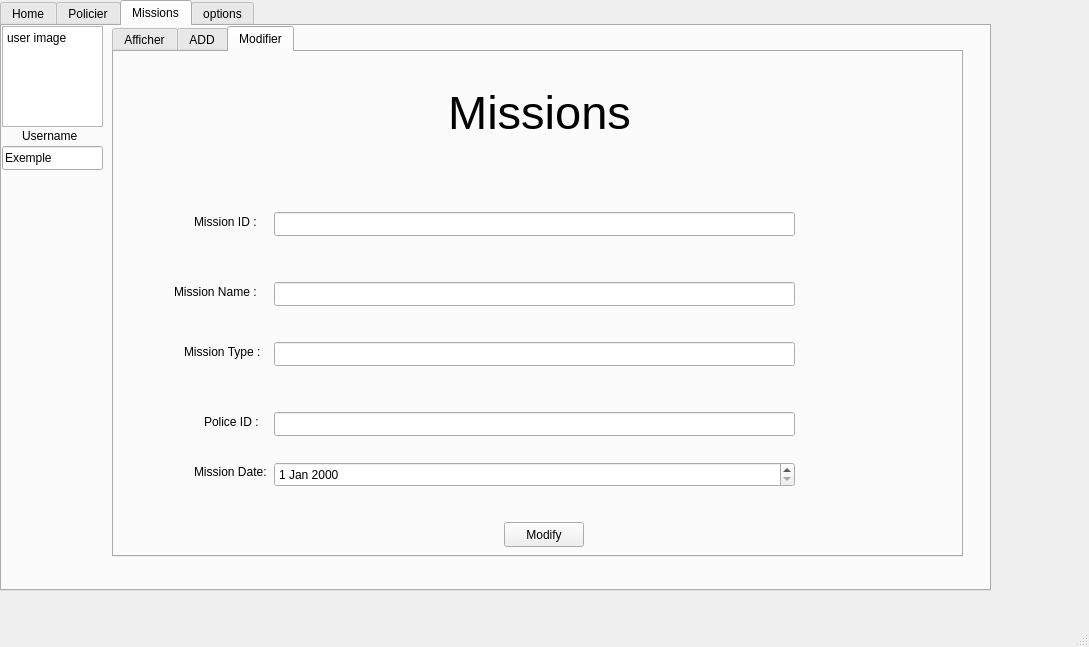
<?xml version="1.0" encoding="UTF-8"?>
<ui version="4.0">
 <class>MainWindow</class>
 <widget class="QMainWindow" name="MainWindow">
  <property name="geometry">
   <rect>
    <x>0</x>
    <y>0</y>
    <width>1089</width>
    <height>647</height>
   </rect>
  </property>
  <property name="windowTitle">
   <string>MainWindow</string>
  </property>
  <widget class="QWidget" name="centralwidget">
   <widget class="QTabWidget" name="tabWidget">
    <property name="geometry">
     <rect>
      <x>0</x>
      <y>0</y>
      <width>991</width>
      <height>591</height>
     </rect>
    </property>
    <property name="currentIndex">
     <number>2</number>
    </property>
    <widget class="QWidget" name="tab">
     <attribute name="title">
      <string>Home</string>
     </attribute>
     <widget class="QPushButton" name="pushButton_5">
      <property name="geometry">
       <rect>
        <x>370</x>
        <y>180</y>
        <width>191</width>
        <height>51</height>
       </rect>
      </property>
      <property name="styleSheet">
       <string notr="true">font: 20pt &quot;MS Shell Dlg 2&quot;;</string>
      </property>
      <property name="text">
       <string>Data Base</string>
      </property>
     </widget>
     <widget class="QPushButton" name="pushButton_6">
      <property name="geometry">
       <rect>
        <x>370</x>
        <y>120</y>
        <width>191</width>
        <height>51</height>
       </rect>
      </property>
      <property name="styleSheet">
       <string notr="true">font: 20pt &quot;MS Shell Dlg 2&quot;;</string>
      </property>
      <property name="text">
       <string>Options</string>
      </property>
     </widget>
     <widget class="QPushButton" name="pushButton_7">
      <property name="geometry">
       <rect>
        <x>370</x>
        <y>240</y>
        <width>191</width>
        <height>51</height>
       </rect>
      </property>
      <property name="styleSheet">
       <string notr="true">font: 20pt &quot;MS Shell Dlg 2&quot;;
background-color: rgb(255, 0, 0);</string>
      </property>
      <property name="text">
       <string>Quit</string>
      </property>
     </widget>
    </widget>
    <widget class="QWidget" name="tab_2">
     <attribute name="title">
      <string>Policier</string>
     </attribute>
     <widget class="QPlainTextEdit" name="plainTextEdit">
      <property name="geometry">
       <rect>
        <x>0</x>
        <y>0</y>
        <width>101</width>
        <height>101</height>
       </rect>
      </property>
      <property name="plainText">
       <string>user image</string>
      </property>
     </widget>
     <widget class="QLineEdit" name="lineEdit">
      <property name="geometry">
       <rect>
        <x>0</x>
        <y>120</y>
        <width>101</width>
        <height>24</height>
       </rect>
      </property>
      <property name="text">
       <string>Exemple</string>
      </property>
     </widget>
     <widget class="QLabel" name="label">
      <property name="geometry">
       <rect>
        <x>20</x>
        <y>100</y>
        <width>61</width>
        <height>20</height>
       </rect>
      </property>
      <property name="text">
       <string>Username</string>
      </property>
     </widget>
     <widget class="QTabWidget" name="tabWidget_2">
      <property name="geometry">
       <rect>
        <x>110</x>
        <y>0</y>
        <width>851</width>
        <height>531</height>
       </rect>
      </property>
      <property name="whatsThis">
       <string>&lt;html&gt;&lt;head/&gt;&lt;body&gt;&lt;p&gt;ADD&lt;/p&gt;&lt;/body&gt;&lt;/html&gt;</string>
      </property>
      <property name="currentIndex">
       <number>2</number>
      </property>
      <widget class="QWidget" name="tab_14">
       <attribute name="title">
        <string>Afficher</string>
       </attribute>
       <widget class="QLabel" name="label_3">
        <property name="geometry">
         <rect>
          <x>350</x>
          <y>-20</y>
          <width>211</width>
          <height>101</height>
         </rect>
        </property>
        <property name="font">
         <font>
          <pointsize>35</pointsize>
         </font>
        </property>
        <property name="lineWidth">
         <number>5</number>
        </property>
        <property name="text">
         <string>Police</string>
        </property>
        <property name="textFormat">
         <enum>Qt::PlainText</enum>
        </property>
        <property name="alignment">
         <set>Qt::AlignCenter</set>
        </property>
       </widget>
       <widget class="QPushButton" name="pb_policetaketoadd">
        <property name="geometry">
         <rect>
          <x>620</x>
          <y>10</y>
          <width>80</width>
          <height>25</height>
         </rect>
        </property>
        <property name="text">
         <string>ADD</string>
        </property>
       </widget>
       <widget class="QTableView" name="tableViewpolice">
        <property name="geometry">
         <rect>
          <x>10</x>
          <y>150</y>
          <width>461</width>
          <height>331</height>
         </rect>
        </property>
       </widget>
       <widget class="QPushButton" name="pb_policesupprimer">
        <property name="geometry">
         <rect>
          <x>760</x>
          <y>240</y>
          <width>80</width>
          <height>25</height>
         </rect>
        </property>
        <property name="text">
         <string>Supprimer</string>
        </property>
       </widget>
       <widget class="QPushButton" name="pb_policetaketomodifier">
        <property name="geometry">
         <rect>
          <x>760</x>
          <y>380</y>
          <width>80</width>
          <height>25</height>
         </rect>
        </property>
        <property name="text">
         <string>Modifier</string>
        </property>
       </widget>
       <widget class="QWidget" name="layoutWidget">
        <property name="geometry">
         <rect>
          <x>480</x>
          <y>150</y>
          <width>61</width>
          <height>331</height>
         </rect>
        </property>
        <layout class="QVBoxLayout" name="verticalLayout_5">
         <item>
          <widget class="QLabel" name="label_18">
           <property name="text">
            <string>Nom :</string>
           </property>
          </widget>
         </item>
         <item>
          <widget class="QLabel" name="label_14">
           <property name="text">
            <string>Prenom :</string>
           </property>
          </widget>
         </item>
         <item>
          <widget class="QLabel" name="label_15">
           <property name="text">
            <string>Rank :</string>
           </property>
          </widget>
         </item>
         <item>
          <widget class="QLabel" name="label_16">
           <property name="text">
            <string>Police ID :</string>
           </property>
          </widget>
         </item>
         <item>
          <widget class="QLabel" name="label_17">
           <property name="text">
            <string>Chef ID :</string>
           </property>
          </widget>
         </item>
        </layout>
       </widget>
       <widget class="QWidget" name="layoutWidget">
        <property name="geometry">
         <rect>
          <x>480</x>
          <y>160</y>
          <width>271</width>
          <height>361</height>
         </rect>
        </property>
        <layout class="QVBoxLayout" name="verticalLayout_4">
         <item>
          <widget class="QLineEdit" name="le_nompoliceafficher">
           <property name="text">
            <string/>
           </property>
          </widget>
         </item>
         <item>
          <widget class="QLineEdit" name="le_prenompoliceafficher">
           <property name="text">
            <string/>
           </property>
          </widget>
         </item>
         <item>
          <widget class="QLineEdit" name="le_gradeafficher">
           <property name="text">
            <string/>
           </property>
          </widget>
         </item>
         <item>
          <widget class="QLineEdit" name="le_policeidafficher">
           <property name="text">
            <string/>
           </property>
          </widget>
         </item>
         <item>
          <widget class="QLineEdit" name="le_chefidafficher">
           <property name="text">
            <string/>
           </property>
          </widget>
         </item>
        </layout>
       </widget>
       <widget class="QLineEdit" name="le_searchplice">
        <property name="geometry">
         <rect>
          <x>10</x>
          <y>100</y>
          <width>461</width>
          <height>24</height>
         </rect>
        </property>
       </widget>
       <widget class="QWidget" name="layoutWidget">
        <property name="geometry">
         <rect>
          <x>480</x>
          <y>100</y>
          <width>351</width>
          <height>24</height>
         </rect>
        </property>
        <layout class="QHBoxLayout" name="horizontalLayout">
         <item>
          <widget class="QRadioButton" name="rb_searchpoliceparid">
           <property name="text">
            <string>PAR ID</string>
           </property>
          </widget>
         </item>
         <item>
          <widget class="QRadioButton" name="rb_searchpoliceparnom">
           <property name="text">
            <string>PAR NOM</string>
           </property>
          </widget>
         </item>
         <item>
          <widget class="QRadioButton" name="rb_searchpoliceparprenom">
           <property name="text">
            <string>PAR PRENOM</string>
           </property>
          </widget>
         </item>
        </layout>
       </widget>
      </widget>
      <widget class="QWidget" name="tab_12">
       <attribute name="title">
        <string>ADD</string>
       </attribute>
       <widget class="QLineEdit" name="le_grade">
        <property name="geometry">
         <rect>
          <x>170</x>
          <y>160</y>
          <width>551</width>
          <height>24</height>
         </rect>
        </property>
        <property name="text">
         <string/>
        </property>
       </widget>
       <widget class="QLineEdit" name="le_policeid">
        <property name="geometry">
         <rect>
          <x>170</x>
          <y>200</y>
          <width>551</width>
          <height>24</height>
         </rect>
        </property>
        <property name="text">
         <string/>
        </property>
       </widget>
       <widget class="QLineEdit" name="le_prenompolice">
        <property name="geometry">
         <rect>
          <x>170</x>
          <y>240</y>
          <width>551</width>
          <height>24</height>
         </rect>
        </property>
        <property name="text">
         <string/>
        </property>
       </widget>
       <widget class="QLineEdit" name="le_nompolice">
        <property name="geometry">
         <rect>
          <x>170</x>
          <y>280</y>
          <width>551</width>
          <height>24</height>
         </rect>
        </property>
        <property name="text">
         <string/>
        </property>
       </widget>
       <widget class="QLineEdit" name="le_chefid">
        <property name="geometry">
         <rect>
          <x>170</x>
          <y>320</y>
          <width>551</width>
          <height>24</height>
         </rect>
        </property>
        <property name="text">
         <string/>
        </property>
       </widget>
       <widget class="QLabel" name="label_5">
        <property name="geometry">
         <rect>
          <x>320</x>
          <y>10</y>
          <width>211</width>
          <height>101</height>
         </rect>
        </property>
        <property name="font">
         <font>
          <pointsize>35</pointsize>
         </font>
        </property>
        <property name="lineWidth">
         <number>5</number>
        </property>
        <property name="text">
         <string>Police</string>
        </property>
        <property name="textFormat">
         <enum>Qt::PlainText</enum>
        </property>
        <property name="alignment">
         <set>Qt::AlignCenter</set>
        </property>
       </widget>
       <widget class="QPushButton" name="pb_addpolice">
        <property name="geometry">
         <rect>
          <x>390</x>
          <y>460</y>
          <width>80</width>
          <height>25</height>
         </rect>
        </property>
        <property name="text">
         <string>ADD</string>
        </property>
       </widget>
       <widget class="QLabel" name="label_6">
        <property name="geometry">
         <rect>
          <x>110</x>
          <y>160</y>
          <width>41</width>
          <height>16</height>
         </rect>
        </property>
        <property name="text">
         <string>Rank :</string>
        </property>
       </widget>
       <widget class="QLabel" name="label_7">
        <property name="geometry">
         <rect>
          <x>110</x>
          <y>200</y>
          <width>61</width>
          <height>16</height>
         </rect>
        </property>
        <property name="text">
         <string>Police ID :</string>
        </property>
       </widget>
       <widget class="QLabel" name="label_11">
        <property name="geometry">
         <rect>
          <x>110</x>
          <y>320</y>
          <width>61</width>
          <height>16</height>
         </rect>
        </property>
        <property name="text">
         <string>Chef ID :</string>
        </property>
       </widget>
       <widget class="QLabel" name="label_12">
        <property name="geometry">
         <rect>
          <x>110</x>
          <y>280</y>
          <width>41</width>
          <height>16</height>
         </rect>
        </property>
        <property name="text">
         <string>Nom :</string>
        </property>
       </widget>
       <widget class="QLabel" name="label_13">
        <property name="geometry">
         <rect>
          <x>110</x>
          <y>240</y>
          <width>61</width>
          <height>16</height>
         </rect>
        </property>
        <property name="text">
         <string>Prenom :</string>
        </property>
       </widget>
      </widget>
      <widget class="QWidget" name="tab_13">
       <attribute name="title">
        <string>Modifier</string>
       </attribute>
       <widget class="QPushButton" name="pb_modifiepolice">
        <property name="geometry">
         <rect>
          <x>390</x>
          <y>470</y>
          <width>80</width>
          <height>25</height>
         </rect>
        </property>
        <property name="text">
         <string>Modify</string>
        </property>
       </widget>
       <widget class="QLabel" name="label_8">
        <property name="geometry">
         <rect>
          <x>320</x>
          <y>10</y>
          <width>211</width>
          <height>101</height>
         </rect>
        </property>
        <property name="font">
         <font>
          <pointsize>35</pointsize>
         </font>
        </property>
        <property name="lineWidth">
         <number>5</number>
        </property>
        <property name="text">
         <string>Police</string>
        </property>
        <property name="textFormat">
         <enum>Qt::PlainText</enum>
        </property>
        <property name="alignment">
         <set>Qt::AlignCenter</set>
        </property>
       </widget>
       <widget class="QLabel" name="label_19">
        <property name="geometry">
         <rect>
          <x>100</x>
          <y>150</y>
          <width>61</width>
          <height>16</height>
         </rect>
        </property>
        <property name="text">
         <string>Police ID :</string>
        </property>
       </widget>
       <widget class="QLabel" name="label_20">
        <property name="geometry">
         <rect>
          <x>100</x>
          <y>320</y>
          <width>61</width>
          <height>16</height>
         </rect>
        </property>
        <property name="text">
         <string>Chef ID :</string>
        </property>
       </widget>
       <widget class="QLabel" name="label_21">
        <property name="geometry">
         <rect>
          <x>100</x>
          <y>230</y>
          <width>61</width>
          <height>16</height>
         </rect>
        </property>
        <property name="text">
         <string>Prenom :</string>
        </property>
       </widget>
       <widget class="QLabel" name="label_22">
        <property name="geometry">
         <rect>
          <x>110</x>
          <y>280</y>
          <width>41</width>
          <height>16</height>
         </rect>
        </property>
        <property name="text">
         <string>Nom :</string>
        </property>
       </widget>
       <widget class="QLabel" name="label_23">
        <property name="geometry">
         <rect>
          <x>110</x>
          <y>190</y>
          <width>41</width>
          <height>16</height>
         </rect>
        </property>
        <property name="text">
         <string>Rank :</string>
        </property>
       </widget>
       <widget class="QLineEdit" name="le_grademodifier">
        <property name="geometry">
         <rect>
          <x>170</x>
          <y>190</y>
          <width>531</width>
          <height>24</height>
         </rect>
        </property>
       </widget>
       <widget class="QLineEdit" name="le_policeidmodifier">
        <property name="geometry">
         <rect>
          <x>170</x>
          <y>150</y>
          <width>531</width>
          <height>24</height>
         </rect>
        </property>
       </widget>
       <widget class="QLineEdit" name="le_prenommodifier">
        <property name="geometry">
         <rect>
          <x>170</x>
          <y>230</y>
          <width>531</width>
          <height>24</height>
         </rect>
        </property>
       </widget>
       <widget class="QLineEdit" name="le_nompolicemodifier">
        <property name="geometry">
         <rect>
          <x>170</x>
          <y>270</y>
          <width>531</width>
          <height>24</height>
         </rect>
        </property>
       </widget>
       <widget class="QLineEdit" name="le_chefidmodifier">
        <property name="geometry">
         <rect>
          <x>170</x>
          <y>320</y>
          <width>531</width>
          <height>24</height>
         </rect>
        </property>
       </widget>
      </widget>
     </widget>
    </widget>
    <widget class="QWidget" name="tab_11">
     <attribute name="title">
      <string>Missions</string>
     </attribute>
     <widget class="QLabel" name="label_2">
      <property name="geometry">
       <rect>
        <x>20</x>
        <y>100</y>
        <width>61</width>
        <height>20</height>
       </rect>
      </property>
      <property name="text">
       <string>Username</string>
      </property>
     </widget>
     <widget class="QPlainTextEdit" name="plainTextEdit_2">
      <property name="geometry">
       <rect>
        <x>0</x>
        <y>0</y>
        <width>101</width>
        <height>101</height>
       </rect>
      </property>
      <property name="plainText">
       <string>user image</string>
      </property>
     </widget>
     <widget class="QLineEdit" name="lineEdit_2">
      <property name="geometry">
       <rect>
        <x>0</x>
        <y>120</y>
        <width>101</width>
        <height>24</height>
       </rect>
      </property>
      <property name="text">
       <string>Exemple</string>
      </property>
     </widget>
     <widget class="QTabWidget" name="tabWidget_3">
      <property name="geometry">
       <rect>
        <x>110</x>
        <y>0</y>
        <width>851</width>
        <height>531</height>
       </rect>
      </property>
      <property name="whatsThis">
       <string>&lt;html&gt;&lt;head/&gt;&lt;body&gt;&lt;p&gt;ADD&lt;/p&gt;&lt;/body&gt;&lt;/html&gt;</string>
      </property>
      <property name="currentIndex">
       <number>2</number>
      </property>
      <widget class="QWidget" name="tab_15">
       <attribute name="title">
        <string>Afficher</string>
       </attribute>
       <widget class="QLabel" name="label_4">
        <property name="geometry">
         <rect>
          <x>350</x>
          <y>0</y>
          <width>211</width>
          <height>101</height>
         </rect>
        </property>
        <property name="font">
         <font>
          <pointsize>35</pointsize>
         </font>
        </property>
        <property name="lineWidth">
         <number>5</number>
        </property>
        <property name="text">
         <string>Missions</string>
        </property>
        <property name="textFormat">
         <enum>Qt::PlainText</enum>
        </property>
        <property name="alignment">
         <set>Qt::AlignCenter</set>
        </property>
       </widget>
       <widget class="QPushButton" name="pb_missionstaketoadd">
        <property name="geometry">
         <rect>
          <x>410</x>
          <y>100</y>
          <width>80</width>
          <height>25</height>
         </rect>
        </property>
        <property name="text">
         <string>ADD</string>
        </property>
       </widget>
       <widget class="QTableView" name="tableViewmissions">
        <property name="geometry">
         <rect>
          <x>10</x>
          <y>160</y>
          <width>471</width>
          <height>321</height>
         </rect>
        </property>
       </widget>
       <widget class="QWidget" name="layoutWidget">
        <property name="geometry">
         <rect>
          <x>490</x>
          <y>160</y>
          <width>100</width>
          <height>311</height>
         </rect>
        </property>
        <layout class="QVBoxLayout" name="verticalLayout">
         <item>
          <widget class="QLabel" name="label_32">
           <property name="text">
            <string>Mission ID :</string>
           </property>
          </widget>
         </item>
         <item>
          <widget class="QLabel" name="label_33">
           <property name="text">
            <string>Mission Name :</string>
           </property>
          </widget>
         </item>
         <item>
          <widget class="QLabel" name="label_34">
           <property name="text">
            <string>Mission Type :</string>
           </property>
          </widget>
         </item>
         <item>
          <widget class="QLabel" name="label_38">
           <property name="text">
            <string>Mission date :</string>
           </property>
          </widget>
         </item>
         <item>
          <widget class="QLabel" name="label_35">
           <property name="text">
            <string>Police ID :</string>
           </property>
          </widget>
         </item>
         <item>
          <widget class="QLabel" name="label_36">
           <property name="text">
            <string>Police Name :</string>
           </property>
          </widget>
         </item>
         <item>
          <widget class="QLabel" name="label_37">
           <property name="text">
            <string>Policier Prenom :</string>
           </property>
          </widget>
         </item>
        </layout>
       </widget>
       <widget class="QWidget" name="layoutWidget">
        <property name="geometry">
         <rect>
          <x>590</x>
          <y>160</y>
          <width>141</width>
          <height>321</height>
         </rect>
        </property>
        <layout class="QVBoxLayout" name="verticalLayout_2">
         <item>
          <widget class="QLineEdit" name="le_missionid">
           <property name="text">
            <string/>
           </property>
          </widget>
         </item>
         <item>
          <widget class="QLineEdit" name="le_missionname">
           <property name="text">
            <string/>
           </property>
          </widget>
         </item>
         <item>
          <widget class="QLineEdit" name="le_missiontype">
           <property name="text">
            <string/>
           </property>
          </widget>
         </item>
         <item>
          <widget class="QDateEdit" name="de_missiondate"/>
         </item>
         <item>
          <widget class="QLineEdit" name="le_missionpoliceid">
           <property name="text">
            <string/>
           </property>
          </widget>
         </item>
         <item>
          <widget class="QLineEdit" name="le_missionspolicename">
           <property name="text">
            <string/>
           </property>
          </widget>
         </item>
         <item>
          <widget class="QLineEdit" name="le_missionspoliceprenom">
           <property name="text">
            <string/>
           </property>
          </widget>
         </item>
        </layout>
       </widget>
       <widget class="QWidget" name="layoutWidget">
        <property name="geometry">
         <rect>
          <x>740</x>
          <y>160</y>
          <width>101</width>
          <height>321</height>
         </rect>
        </property>
        <layout class="QVBoxLayout" name="verticalLayout_3">
         <item>
          <widget class="QPushButton" name="pb_missionsmodifier">
           <property name="text">
            <string>Modifer</string>
           </property>
          </widget>
         </item>
         <item>
          <widget class="QPushButton" name="pb_missionsdelete">
           <property name="text">
            <string>Delete</string>
           </property>
          </widget>
         </item>
         <item>
          <widget class="QPushButton" name="pb_missioninfoprint">
           <property name="text">
            <string>Print info</string>
           </property>
          </widget>
         </item>
        </layout>
       </widget>
      </widget>
      <widget class="QWidget" name="tab_16">
       <attribute name="title">
        <string>ADD</string>
       </attribute>
       <widget class="QLabel" name="label_9">
        <property name="geometry">
         <rect>
          <x>320</x>
          <y>10</y>
          <width>211</width>
          <height>101</height>
         </rect>
        </property>
        <property name="font">
         <font>
          <pointsize>35</pointsize>
         </font>
        </property>
        <property name="lineWidth">
         <number>5</number>
        </property>
        <property name="text">
         <string>Missions</string>
        </property>
        <property name="textFormat">
         <enum>Qt::PlainText</enum>
        </property>
        <property name="alignment">
         <set>Qt::AlignCenter</set>
        </property>
       </widget>
       <widget class="QPushButton" name="pb_missionadd">
        <property name="geometry">
         <rect>
          <x>390</x>
          <y>470</y>
          <width>80</width>
          <height>25</height>
         </rect>
        </property>
        <property name="text">
         <string>ADD</string>
        </property>
       </widget>
       <widget class="QLineEdit" name="le_missionidadd">
        <property name="geometry">
         <rect>
          <x>180</x>
          <y>140</y>
          <width>521</width>
          <height>24</height>
         </rect>
        </property>
        <property name="text">
         <string/>
        </property>
       </widget>
       <widget class="QLineEdit" name="le_missionnameadd">
        <property name="geometry">
         <rect>
          <x>180</x>
          <y>190</y>
          <width>521</width>
          <height>24</height>
         </rect>
        </property>
        <property name="text">
         <string/>
        </property>
       </widget>
       <widget class="QLineEdit" name="le_missiontypeadd">
        <property name="geometry">
         <rect>
          <x>180</x>
          <y>230</y>
          <width>521</width>
          <height>24</height>
         </rect>
        </property>
        <property name="text">
         <string/>
        </property>
       </widget>
       <widget class="QLabel" name="label_24">
        <property name="geometry">
         <rect>
          <x>90</x>
          <y>140</y>
          <width>91</width>
          <height>20</height>
         </rect>
        </property>
        <property name="text">
         <string>Mission ID :</string>
        </property>
       </widget>
       <widget class="QLabel" name="label_25">
        <property name="geometry">
         <rect>
          <x>80</x>
          <y>190</y>
          <width>91</width>
          <height>20</height>
         </rect>
        </property>
        <property name="text">
         <string>Mission Name :</string>
        </property>
       </widget>
       <widget class="QLabel" name="label_26">
        <property name="geometry">
         <rect>
          <x>80</x>
          <y>230</y>
          <width>91</width>
          <height>20</height>
         </rect>
        </property>
        <property name="text">
         <string>Mission Type :</string>
        </property>
       </widget>
       <widget class="QLabel" name="label_27">
        <property name="geometry">
         <rect>
          <x>110</x>
          <y>280</y>
          <width>71</width>
          <height>20</height>
         </rect>
        </property>
        <property name="text">
         <string>Police ID :</string>
        </property>
       </widget>
       <widget class="QLineEdit" name="le_missionpoliceidadd">
        <property name="geometry">
         <rect>
          <x>180</x>
          <y>280</y>
          <width>521</width>
          <height>24</height>
         </rect>
        </property>
       </widget>
       <widget class="QDateEdit" name="de_missiondateadd">
        <property name="geometry">
         <rect>
          <x>180</x>
          <y>330</y>
          <width>521</width>
          <height>25</height>
         </rect>
        </property>
       </widget>
       <widget class="QLabel" name="label_39">
        <property name="geometry">
         <rect>
          <x>90</x>
          <y>330</y>
          <width>91</width>
          <height>20</height>
         </rect>
        </property>
        <property name="text">
         <string>Mission Date :</string>
        </property>
       </widget>
      </widget>
      <widget class="QWidget" name="tab_17">
       <attribute name="title">
        <string>Modifier</string>
       </attribute>
       <widget class="QPushButton" name="pb_mission">
        <property name="geometry">
         <rect>
          <x>390</x>
          <y>470</y>
          <width>80</width>
          <height>25</height>
         </rect>
        </property>
        <property name="text">
         <string>Modify</string>
        </property>
       </widget>
       <widget class="QLabel" name="label_10">
        <property name="geometry">
         <rect>
          <x>320</x>
          <y>10</y>
          <width>211</width>
          <height>101</height>
         </rect>
        </property>
        <property name="font">
         <font>
          <pointsize>35</pointsize>
         </font>
        </property>
        <property name="lineWidth">
         <number>5</number>
        </property>
        <property name="text">
         <string>Missions</string>
        </property>
        <property name="textFormat">
         <enum>Qt::PlainText</enum>
        </property>
        <property name="alignment">
         <set>Qt::AlignCenter</set>
        </property>
       </widget>
       <widget class="QLineEdit" name="le_missionidmodifier">
        <property name="geometry">
         <rect>
          <x>160</x>
          <y>160</y>
          <width>521</width>
          <height>24</height>
         </rect>
        </property>
        <property name="text">
         <string/>
        </property>
       </widget>
       <widget class="QLineEdit" name="le_missionpoliceidmodifier">
        <property name="geometry">
         <rect>
          <x>160</x>
          <y>360</y>
          <width>521</width>
          <height>24</height>
         </rect>
        </property>
        <property name="text">
         <string/>
        </property>
       </widget>
       <widget class="QLineEdit" name="le_missiontypemodifier">
        <property name="geometry">
         <rect>
          <x>160</x>
          <y>290</y>
          <width>521</width>
          <height>24</height>
         </rect>
        </property>
        <property name="text">
         <string/>
        </property>
       </widget>
       <widget class="QLineEdit" name="le_missionnamemodifier">
        <property name="geometry">
         <rect>
          <x>160</x>
          <y>230</y>
          <width>521</width>
          <height>24</height>
         </rect>
        </property>
        <property name="text">
         <string/>
        </property>
       </widget>
       <widget class="QLabel" name="label_28">
        <property name="geometry">
         <rect>
          <x>90</x>
          <y>360</y>
          <width>71</width>
          <height>20</height>
         </rect>
        </property>
        <property name="text">
         <string>Police ID :</string>
        </property>
       </widget>
       <widget class="QLabel" name="label_29">
        <property name="geometry">
         <rect>
          <x>70</x>
          <y>290</y>
          <width>91</width>
          <height>20</height>
         </rect>
        </property>
        <property name="text">
         <string>Mission Type :</string>
        </property>
       </widget>
       <widget class="QLabel" name="label_30">
        <property name="geometry">
         <rect>
          <x>80</x>
          <y>160</y>
          <width>91</width>
          <height>20</height>
         </rect>
        </property>
        <property name="text">
         <string>Mission ID :</string>
        </property>
       </widget>
       <widget class="QLabel" name="label_31">
        <property name="geometry">
         <rect>
          <x>60</x>
          <y>230</y>
          <width>91</width>
          <height>20</height>
         </rect>
        </property>
        <property name="text">
         <string>Mission Name :</string>
        </property>
       </widget>
       <widget class="QDateEdit" name="de_missiondatemodifier">
        <property name="geometry">
         <rect>
          <x>160</x>
          <y>410</y>
          <width>521</width>
          <height>25</height>
         </rect>
        </property>
       </widget>
       <widget class="QLabel" name="label_40">
        <property name="geometry">
         <rect>
          <x>80</x>
          <y>410</y>
          <width>81</width>
          <height>20</height>
         </rect>
        </property>
        <property name="text">
         <string>Mission Date:</string>
        </property>
       </widget>
      </widget>
     </widget>
    </widget>
    <widget class="QWidget" name="tab_3">
     <attribute name="title">
      <string>options</string>
     </attribute>
     <widget class="QGroupBox" name="groupBox">
      <property name="geometry">
       <rect>
        <x>30</x>
        <y>50</y>
        <width>921</width>
        <height>461</height>
       </rect>
      </property>
      <property name="title">
       <string>GroupBox</string>
      </property>
      <widget class="QWidget" name="layoutWidget">
       <property name="geometry">
        <rect>
         <x>20</x>
         <y>210</y>
         <width>881</width>
         <height>27</height>
        </rect>
       </property>
       <layout class="QHBoxLayout" name="horizontalLayout_2">
        <item>
         <widget class="QPushButton" name="pb_darkmode">
          <property name="text">
           <string>dark</string>
          </property>
         </widget>
        </item>
        <item>
         <widget class="QPushButton" name="pb_lightmode">
          <property name="text">
           <string>light</string>
          </property>
         </widget>
        </item>
        <item>
         <widget class="QPushButton" name="pb_darkorange">
          <property name="text">
           <string>dark orange</string>
          </property>
         </widget>
        </item>
        <item>
         <widget class="QPushButton" name="pb_defaultmode">
          <property name="text">
           <string>default</string>
          </property>
         </widget>
        </item>
       </layout>
      </widget>
     </widget>
    </widget>
   </widget>
  </widget>
  <widget class="QMenuBar" name="menubar">
   <property name="geometry">
    <rect>
     <x>0</x>
     <y>0</y>
     <width>1089</width>
     <height>25</height>
    </rect>
   </property>
  </widget>
  <widget class="QStatusBar" name="statusbar"/>
 </widget>
 <resources/>
 <connections>
  <connection>
   <sender>pushButton_7</sender>
   <signal>clicked()</signal>
   <receiver>MainWindow</receiver>
   <slot>close()</slot>
   <hints>
    <hint type="sourcelabel">
     <x>479</x>
     <y>324</y>
    </hint>
    <hint type="destinationlabel">
     <x>994</x>
     <y>293</y>
    </hint>
   </hints>
  </connection>
 </connections>
</ui>
